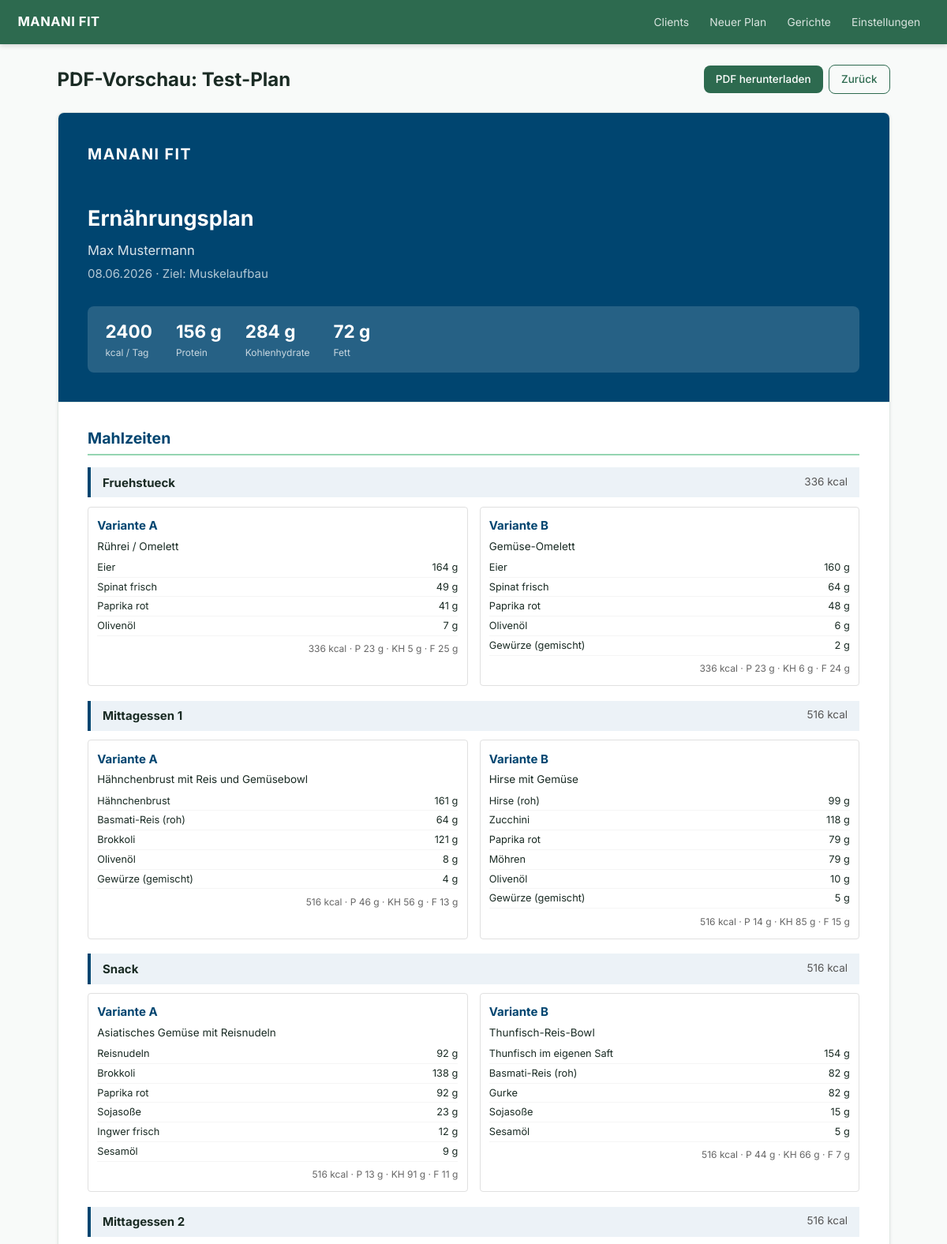
Page /plans/1/preview (upper part) on the committed database.
### models.py (models this page shows, shortened)
class MealPlan(db.Model):
    __tablename__ = "meal_plans"
    __allow_unmapped__ = True
    id: int = db.Column(db.Integer, primary_key=True)
    client_id: int = db.Column(db.Integer, db.ForeignKey("clients.id"), nullable=False)
    name: str = db.Column(db.String(200), nullable=False)
    date_created: datetime = db.Column(db.DateTime, default=datetime.utcnow)
    date_modified: datetime = db.Column(
        db.DateTime, default=datetime.utcnow, onupdate=datetime.utcnow
    )
    kcal_target: int = db.Column(db.Integer, nullable=False)
    n_meals: int = db.Column(db.Integer, nullable=False, default=3)
    goal: str = db.Column(db.String(30), nullable=False)
    notes: str | None = db.Column(db.Text)
    status: str = db.Column(db.String(10), default="draft")
    include_supplements: bool = db.Column(db.Boolean, default=False)
    client = db.relationship("Client", back_populates="plans")
    meal_slots = db.relationship(
        "MealSlot",
        back_populates="plan",
        order_by="MealSlot.position",
        cascade="all, delete-orphan",
    )

class AppSettings(db.Model):
    __tablename__ = "app_settings"
    __allow_unmapped__ = True
    key: str = db.Column(db.String(100), primary_key=True)
    value: str | None = db.Column(db.Text)
    @classmethod
    def get(cls, key: str, default: Any = None) -> Any:
        row = cls.query.get(key)
        return row.value if row is not None else default

class Client(db.Model):
    __tablename__ = "clients"
    __allow_unmapped__ = True
    id: int = db.Column(db.Integer, primary_key=True)
    name: str = db.Column(db.String(120), nullable=False)
    email: str | None = db.Column(db.String(200))
    phone: str | None = db.Column(db.String(50))
    birthdate: date | None = db.Column(db.Date)
    gender: str | None = db.Column(db.String(20))
    weight_kg: float | None = db.Column(db.Float)
    height_cm: float | None = db.Column(db.Float)
    goal: str = db.Column(db.String(30), nullable=False, default="Halten")
    restrictions_text: str | None = db.Column(db.Text)
    restriction_tags: str = db.Column(db.Text, default="[]")
    created_at: datetime = db.Column(db.DateTime, default=datetime.utcnow)
    updated_at: datetime = db.Column(
        db.DateTime, default=datetime.utcnow, onupdate=datetime.utcnow
    )
    is_archived: bool = db.Column(db.Boolean, default=False)
    plans = db.relationship("MealPlan", back_populates="client", lazy="dynamic")

class MealSlot(db.Model):
    __tablename__ = "meal_slots"
    __allow_unmapped__ = True
    id: int = db.Column(db.Integer, primary_key=True)
    plan_id: int = db.Column(
        db.Integer, db.ForeignKey("meal_plans.id"), nullable=False
    )
    position: int = db.Column(db.Integer, nullable=False)
    label: str | None = db.Column(db.String(100))
    kcal_target: float = db.Column(db.Float, nullable=False)
    guidelines_text: str | None = db.Column(db.String(200))
    variant_a_dish_id: int | None = db.Column(db.Integer, db.ForeignKey("dishes.id"))
    variant_b_dish_id: int | None = db.Column(db.Integer, db.ForeignKey("dishes.id"))
    plan = db.relationship("MealPlan", back_populates="meal_slots")
    variant_a_dish = db.relationship("Dish", foreign_keys=[variant_a_dish_id])
    variant_b_dish = db.relationship("Dish", foreign_keys=[variant_b_dish_id])
    scaled_ingredients = db.relationship(
        "PlanDishIngredient",
        back_populates="meal_slot",
        cascade="all, delete-orphan",
    )

class Dish(db.Model):
    __tablename__ = "dishes"
    __allow_unmapped__ = True
    id: int = db.Column(db.Integer, primary_key=True)
    name: str = db.Column(db.String(200), nullable=False)
    category: str = db.Column(db.String(30), nullable=False)
    description: str | None = db.Column(db.Text)
    tags: str = db.Column(db.Text, default="[]")
    is_custom: bool = db.Column(db.Boolean, default=False)
    is_active: bool = db.Column(db.Boolean, default=True)
    dish_ingredients = db.relationship(
        "DishIngredient",
        back_populates="dish",
        cascade="all, delete-orphan",
    )

class PlanDishIngredient(db.Model):
    __tablename__ = "plan_dish_ingredients"
    __allow_unmapped__ = True
    id: int = db.Column(db.Integer, primary_key=True)
    meal_slot_id: int = db.Column(
        db.Integer, db.ForeignKey("meal_slots.id"), nullable=False
    )
    variant: str = db.Column(db.String(1), nullable=False)
    food_item_id: int = db.Column(
        db.Integer, db.ForeignKey("food_items.id"), nullable=False
    )
    amount_g: float = db.Column(db.Float, nullable=False)
    kcal: float = db.Column(db.Float, nullable=False)
    protein_g: float = db.Column(db.Float, nullable=False)
    carbs_g: float = db.Column(db.Float, nullable=False)
    fat_g: float = db.Column(db.Float, nullable=False)
    meal_slot = db.relationship("MealSlot", back_populates="scaled_ingredients")
    food_item = db.relationship("FoodItem")

class FoodItem(db.Model):
    __tablename__ = "food_items"
    __allow_unmapped__ = True
    id: int = db.Column(db.Integer, primary_key=True)
    name: str = db.Column(db.String(200), nullable=False)
    kcal_per_100g: float = db.Column(db.Float, nullable=False)
    protein_per_100g: float = db.Column(db.Float, nullable=False, default=0.0)
    carbs_per_100g: float = db.Column(db.Float, nullable=False, default=0.0)
    fat_per_100g: float = db.Column(db.Float, nullable=False, default=0.0)
    allergens: str = db.Column(db.Text, default="[]")
    is_supplement: bool = db.Column(db.Boolean, default=False)
    is_active: bool = db.Column(db.Boolean, default=True)

### app.py (the view)
    @app.route("/plans/<int:plan_id>/preview")
    def plans_preview(plan_id: int):
        plan = MealPlan.query.get_or_404(plan_id)
        slot_macros = {
            slot.id: {
                "A": get_slot_macros(slot, "A"),
                "B": get_slot_macros(slot, "B"),
            }
            for slot in plan.meal_slots
        }
        total_macros = get_plan_total_macros(plan, "A")
        shopping_a = get_shopping_list(plan, "A")
        shopping_b = get_shopping_list(plan, "B")
        settings = {
            k: AppSettings.get(k, "")
            for k in ["primary_color", "secondary_color", "coach_name", "coach_contact", "disclaimer_text"]
        }
        return render_template(
            "plans/preview.html",
            plan=plan,
            slot_macros=slot_macros,
            total_macros=total_macros,
            shopping_a=shopping_a,
            shopping_b=shopping_b,
            settings=settings,
        )

### planner.py (called while the page is built)
def get_slot_macros(slot: MealSlot, variant: str) -> MacroSplit:
    ings = [i for i in slot.scaled_ingredients if i.variant == variant]
    return MacroSplit(
        kcal=round(sum(i.kcal for i in ings), 1),
        protein_g=round(sum(i.protein_g for i in ings), 1),
        carbs_g=round(sum(i.carbs_g for i in ings), 1),
        fat_g=round(sum(i.fat_g for i in ings), 1),
    )

def get_plan_total_macros(plan: MealPlan, variant: str = "A") -> MacroSplit:
    totals = MacroSplit(kcal=0.0, protein_g=0.0, carbs_g=0.0, fat_g=0.0)
    for slot in plan.meal_slots:
        m = get_slot_macros(slot, variant)
        totals.kcal += m.kcal
        totals.protein_g += m.protein_g
        totals.carbs_g += m.carbs_g
        totals.fat_g += m.fat_g
    totals.kcal = round(totals.kcal, 1)
    totals.protein_g = round(totals.protein_g, 1)
    totals.carbs_g = round(totals.carbs_g, 1)
    totals.fat_g = round(totals.fat_g, 1)
    return totals

def get_shopping_list(plan: MealPlan, variant: str) -> list[dict]:
    aggregated: dict[str, dict] = {}
    for slot in plan.meal_slots:
        for ing in slot.scaled_ingredients:
            if ing.variant != variant:
                continue
            name = ing.food_item.name
            if name not in aggregated:
                aggregated[name] = {
                    "name": name,
                    "amount_g": 0.0,
                    "unit": "g",
                }
            aggregated[name]["amount_g"] += ing.amount_g
    result = sorted(aggregated.values(), key=lambda x: x["name"])
    for item in result:
        item["amount_g"] = round(item["amount_g"], 0)
    return result

### templates/plans/preview.html (shortened to what this page needs)
{% extends "base.html" %}
{% block content %}
<div class="page-header">
  <h1>PDF-Vorschau: {{ plan.name }}</h1>
  <div class="header-actions">
    <a href="{{ url_for('plans_pdf', plan_id=plan.id) }}" class="btn btn--primary">PDF herunterladen</a>
    <a href="{{ url_for('plans_edit', plan_id=plan.id) }}" class="btn btn--ghost">Zurück</a>
  </div>
</div>
<div class="preview-paper">
  <div class="preview-section preview-cover" style="background:{{ settings.primary_color or '#2D6A4F' }}; color:white">
    <div class="preview-logo-text">{{ settings.coach_name or 'MANANI FIT' }}</div>
    <div style="margin-top:3rem">
      <h2 style="font-size:1.8rem; font-weight:700">Ernährungsplan</h2>
      <p style="font-size:1.1rem; opacity:.85; margin-top:.5rem">{{ plan.client.name }}</p>
      <p style="opacity:.7; margin-top:.3rem">{{ plan.date_created.strftime('%d.%m.%Y') }} · Ziel: {{ plan.goal }}</p>
      <div class="cover-macro-bar" style="background:rgba(255,255,255,.15); border-radius:8px; padding:1rem 1.5rem; margin-top:2rem; display:flex; gap:2rem">
        <div><div style="font-size:1.5rem;font-weight:700">{{ total_macros.kcal|round|int }}</div><div style="font-size:.8rem;opacity:.75">kcal / Tag</div></div>
        <div><div style="font-size:1.5rem;font-weight:700">{{ total_macros.protein_g|round|int }} g</div><div style="font-size:.8rem;opacity:.75">Protein</div></div>
        <div><div style="font-size:1.5rem;font-weight:700">{{ total_macros.carbs_g|round|int }} g</div><div style="font-size:.8rem;opacity:.75">Kohlenhydrate</div></div>
        <div><div style="font-size:1.5rem;font-weight:700">{{ total_macros.fat_g|round|int }} g</div><div style="font-size:.8rem;opacity:.75">Fett</div></div>
      </div>
    </div>
  </div>
  <div class="preview-section">
    <h2 class="preview-h2" style="color:{{ settings.primary_color or '#2D6A4F' }}">Mahlzeiten</h2>
    {% for slot in plan.meal_slots %}
      {% set ma = slot_macros[slot.id]['A'] %}
      {% set mb = slot_macros[slot.id]['B'] %}
      <div class="preview-meal">
        <div class="preview-meal-title" style="background:{{ settings.secondary_color or '#95D5B2' }}30; border-left:4px solid {{ settings.primary_color or '#2D6A4F' }}; padding:.5rem 1rem; display:flex; justify-content:space-between">
          <strong>{{ slot.label or 'Mahlzeit ' ~ slot.position }}</strong>
          <span style="color:#555; font-size:.9rem">{{ slot.kcal_target|round|int }} kcal</span>
        </div>
        <div style="display:grid; grid-template-columns:1fr 1fr; gap:1rem; margin-top:.75rem">
          {% for variant_letter, dish_attr, macros in [
              ('A', slot.variant_a_dish, ma),
              ('B', slot.variant_b_dish, mb)
          ] %}
            <div style="border:1px solid #e0e0e0; border-radius:4px; padding:.75rem">
              <strong style="color:{{ settings.primary_color or '#2D6A4F' }}">Variante {{ variant_letter }}</strong>
              {% if dish_attr %}
                <p style="font-size:.9rem; margin:.3rem 0">{{ dish_attr.name }}</p>
                <table style="width:100%; font-size:.85rem; border-collapse:collapse">
                  {% for ing in slot.scaled_ingredients if ing.variant == variant_letter %}
                  <tr style="border-bottom:1px solid #f5f5f5">
                    <td style="padding:2px 0">{{ ing.food_item.name }}</td>
                    <td style="text-align:right; white-space:nowrap; padding:2px 0">{{ ing.amount_g|round|int }} g</td>
                  </tr>
                  {% endfor %}
                </table>
                <p style="font-size:.8rem; color:#666; text-align:right; margin-top:.5rem">
                  {{ macros.kcal|round|int }} kcal · P {{ macros.protein_g|round|int }} g · KH {{ macros.carbs_g|round|int }} g · F {{ macros.fat_g|round|int }} g
                </p>
              {% else %}
                <p style="color:#aaa; font-size:.85rem">Kein Gericht zugeordnet.</p>
              {% endif %}
            </div>
          {% endfor %}
        </div>
      </div>
    {% endfor %}
  </div>
</div>
{% endblock %}

### static/css/app.css (style rules this page uses)
:root { --primary: #2D6A4F; --primary-light: #40916C; --secondary: #95D5B2; --secondary-light: #D8F3DC; --bg: #F8FAF9; --surface: #FFFFFF; --border: #E0E8E4; --text: #1A2B24; --text-muted: #6B8C7D; --danger: #C0392B; --warning: #E67E22; --success: #27AE60; --radius: 8px; --shadow: 0 1px 4px rgba(0,0,0,.08); --nav-h: 56px; }
*, *::before, *::after { box-sizing: border-box; margin: 0; padding: 0; }
html { font-size: 15px; }
body { font-family: 'Inter', system-ui, sans-serif; background: var(--bg); color: var(--text); line-height: 1.55; min-height: 100vh; }
a { color: var(--primary); text-decoration: none; }
.page-header { display: flex; align-items: flex-start; justify-content: space-between; gap: 1rem; margin-bottom: 1.5rem; flex-wrap: wrap; }
.page-header h1 { font-size: 1.6rem; font-weight: 700; color: var(--text); }
.header-actions { display: flex; gap: .5rem; flex-wrap: wrap; align-items: center; }
.btn { display: inline-flex; align-items: center; gap: .35rem; padding: .45rem 1rem; border-radius: var(--radius); border: none; cursor: pointer; font-size: .9rem; font-weight: 500; font-family: inherit; transition: filter .15s, opacity .15s; text-decoration: none !important; white-space: nowrap; }
.btn--primary { background: var(--primary); color: white; }
.btn--ghost { background: transparent; color: var(--primary); border: 1px solid var(--primary); }
.preview-paper { background: white; border: 1px solid var(--border); border-radius: var(--radius); box-shadow: var(--shadow); overflow: hidden; }
.preview-section { padding: 2rem 2.5rem; border-bottom: 1px solid var(--border); }
.preview-cover { padding: 2.5rem; }
.preview-logo-text { font-size: 1.3rem; font-weight: 700; letter-spacing: 1.5px; }
.preview-h2 { font-size: 1.3rem; font-weight: 700; margin-bottom: 1rem; border-bottom: 2px solid var(--secondary); padding-bottom: .3rem; }
.preview-meal { margin-bottom: 1.25rem; }

### rows in the picture
MealPlan: name "Test-Plan", date_created "08.06.2026", goal "Muskelaufbau"
AppSettings: value "MANANI FIT"
Client: client.name "Max Mustermann"
MealSlot: label "Fruehstueck", kcal_target "336"
Dish: variant_letter "A", name "Rührei / Omelett", kcal "336", protein_g "23", carbs_g "5", fat_g "25"
PlanDishIngredient: food_item.name "Eier", amount_g "164"
PlanDishIngredient: food_item.name "Spinat frisch", amount_g "49"
PlanDishIngredient: food_item.name "Paprika rot", amount_g "41"
PlanDishIngredient: food_item.name "Olivenöl", amount_g "7"
Dish: variant_letter "B", name "Gemüse-Omelett", kcal "336", protein_g "23", carbs_g "6", fat_g "24"
PlanDishIngredient: food_item.name "Eier", amount_g "160"
PlanDishIngredient: food_item.name "Spinat frisch", amount_g "64"
PlanDishIngredient: food_item.name "Paprika rot", amount_g "48"
PlanDishIngredient: food_item.name "Olivenöl", amount_g "6"
PlanDishIngredient: food_item.name "Gewürze (gemischt)", amount_g "2"
MealSlot: label "Mittagessen 1", kcal_target "516"
Dish: variant_letter "A", name "Hähnchenbrust mit Reis und Gemüsebowl", kcal "516", protein_g "46", carbs_g "56", fat_g "13"
PlanDishIngredient: food_item.name "Hähnchenbrust", amount_g "161"
PlanDishIngredient: food_item.name "Basmati-Reis (roh)", amount_g "64"
PlanDishIngredient: food_item.name "Brokkoli", amount_g "121"
PlanDishIngredient: food_item.name "Olivenöl", amount_g "8"
PlanDishIngredient: food_item.name "Gewürze (gemischt)", amount_g "4"
Dish: variant_letter "B", name "Hirse mit Gemüse", kcal "516", protein_g "14", carbs_g "85", fat_g "15"
PlanDishIngredient: food_item.name "Hirse (roh)", amount_g "99"
PlanDishIngredient: food_item.name "Zucchini", amount_g "118"
PlanDishIngredient: food_item.name "Paprika rot", amount_g "79"
PlanDishIngredient: food_item.name "Möhren", amount_g "79"
PlanDishIngredient: food_item.name "Olivenöl", amount_g "10"
PlanDishIngredient: food_item.name "Gewürze (gemischt)", amount_g "5"
MealSlot: label "Snack", kcal_target "516"
Dish: variant_letter "A", name "Asiatisches Gemüse mit Reisnudeln", kcal "516", protein_g "13", carbs_g "91", fat_g "11"
PlanDishIngredient: food_item.name "Reisnudeln", amount_g "92"
PlanDishIngredient: food_item.name "Brokkoli", amount_g "138"
PlanDishIngredient: food_item.name "Paprika rot", amount_g "92"
PlanDishIngredient: food_item.name "Sojasoße", amount_g "23"
PlanDishIngredient: food_item.name "Ingwer frisch", amount_g "12"
PlanDishIngredient: food_item.name "Sesamöl", amount_g "9"
Dish: variant_letter "B", name "Thunfisch-Reis-Bowl", kcal "516", protein_g "44", carbs_g "66", fat_g "7"
PlanDishIngredient: food_item.name "Thunfisch im eigenen Saft", amount_g "154"
PlanDishIngredient: food_item.name "Basmati-Reis (roh)", amount_g "82"
PlanDishIngredient: food_item.name "Gurke", amount_g "82"
PlanDishIngredient: food_item.name "Sojasoße", amount_g "15"
PlanDishIngredient: food_item.name "Sesamöl", amount_g "5"
MealSlot: label "Mittagessen 2", kcal_target "516"

### other values in the picture
{{ total_macros.kcal|round|int }} "2400"
{{ total_macros.protein_g|round|int }} "156"
{{ total_macros.carbs_g|round|int }} "284"
{{ total_macros.fat_g|round|int }} "72"
